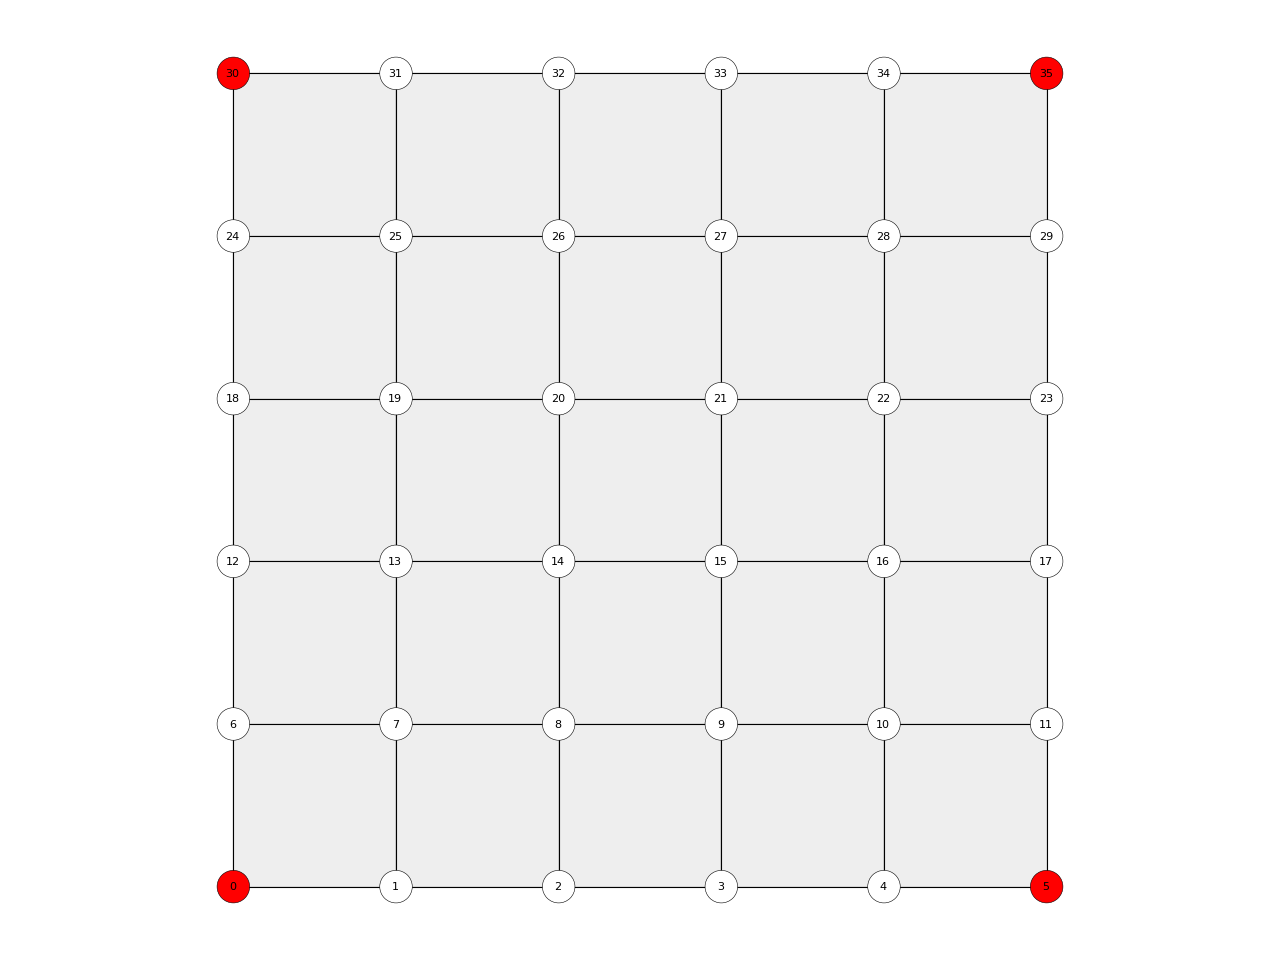

The script that drew this image:
import compas
from compas.datastructures import Mesh

mesh = Mesh.from_obj(compas.get('faces.obj'))

mesh.plot(
    vertextext={key: key for key in mesh.vertices()},
    vertexcolor={key: '#ff0000' for key in mesh.vertices_where({'vertex_degree': 2})},
    vertexsize=0.2
)
